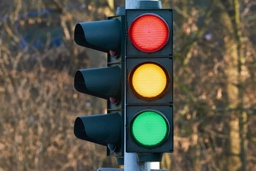
#> input picture svetofor.jpg, 256 x 171 px, shrunk from 1280 x 853 before the run
$ python 'Dbscan yellow.py'
#> lines starting #> are read from the running program, lines starting #| are printed output that depends on the picture
import numpy as np
from sklearn.cluster import DBSCAN
import matplotlib.pyplot as plt
import cv2
import time

start = time.time()
def dbscan_clustering(x_list, y_list, z_list, eps=0.5, min_samples=5):

    # Объединяем все три списка в один массив
    data = np.array(list(zip(x_list, y_list, z_list)))

    # Применяем кластеризацию DBSCAN
    db = DBSCAN(eps=eps, min_samples=min_samples)
    db.fit(data)

    # Возвращаем метки кластеров
    return db.labels_, data

def usingMask(imageHSV, hue_min, hue_max, saturation_min, saturation_max, value_min, value_max):
    huek, satur, valuek = [], [], []
    width, height, _ = imageHSV.shape
    for i in range(width):
        for j in range(height):
            pixel = imageHSV[i, j]
            hue = int(pixel[0])
            saturation = int(pixel[1])
            value = int(pixel[2])
            if (hue in range(hue_min, hue_max)) and (saturation in range(saturation_min, saturation_max)) and (
                    value in range(value_min, value_max)):
                huek.append(hue)
                satur.append(saturation)
                valuek.append(value)
    return huek, satur, valuek

def plot_clusters(x_list, y_list, z_list, labels):

    fig = plt.figure(figsize=(10, 7))
    ax = fig.add_subplot(111, projection='3d')

    # Для каждой метки кластера рисуем точки своим цветом
    scatter = ax.scatter(x_list, y_list, z_list, c=labels, cmap='viridis', s=50)

    ax.set_xlabel('X')
    ax.set_ylabel('Y')
    ax.set_zlabel('Z')
    ax.set_title('3D кластеризация методом DBSCAN')

    # Добавляем легенду для кластеров
    ax.legend(*scatter.legend_elements(), title="Clusters")

    plt.show()

# Чтение изображения и преобразование в HSV
image = cv2.imread("svetofor.jpg")
#> image is the input picture: shape (171, 256, 3); mean B, G, R 71.4, 85.9, 92
imageInHSV = cv2.cvtColor(image, cv2.COLOR_BGR2HSV)
#> imageInHSV: shape (171, 256, 3); mean H, S, V 43.6, 98.1, 103.3

# Визуализируем результаты на графике 3D
fig = plt.figure()
ax = fig.add_subplot(111, projection='3d')
ax.set_xlabel('Hue')
ax.set_ylabel('Saturation')
ax.set_zlabel('Value')

data1, data2, data3 = usingMask(imageInHSV, 8, 26, 93, 255, 83, 255)
#> after the loop in usingMask, `for i in range(width):`: huek = 9670 values, max 25 at index 28, min 8 at index 3131, mean 17.29; satur = 9670 values, max 253 at index 1999, min 93 at index 0, mean 114.1; valuek = 9670 values, max 254 at index 4213, min 83 at index 490, mean 141.2
#> data1 has the same summary as huek in usingMask; data2 has the same summary as satur in usingMask; data3 has the same summary as valuek in usingMask

# Применяем DBSCAN для кластеризации
cluster_labels, data = dbscan_clustering(data1, data2, data3, eps=5, min_samples=250)
#> cluster_labels = 9670 values, max 0 at index 3, min -1 at index 0, mean -0.762

# Отображаем точки с метками кластеров и добавляем количество точек в легенду
for cluster_id in np.unique(cluster_labels):
    if cluster_id != -1:  # Пропускаем точки с меткой -1 (шум)
        points = data[cluster_labels == cluster_id]
        cluster_size = len(points)
        ax.scatter(points[:, 0], points[:, 1], points[:, 2], label=f'Кластер {cluster_id} ({cluster_size} points)')
#> this loop made 2 passes
#> (cluster_id, cluster_size) on pass 2: (0, 2304)
#> cluster_id on pass 1: -1
plt.title("DBSCAN для желтого цвета", fontsize = 25, fontweight = "bold")
plt.legend(fontsize = 20)
end = time.time()
result = end - start
# plt.show()
print(str(result) + " в секундах")
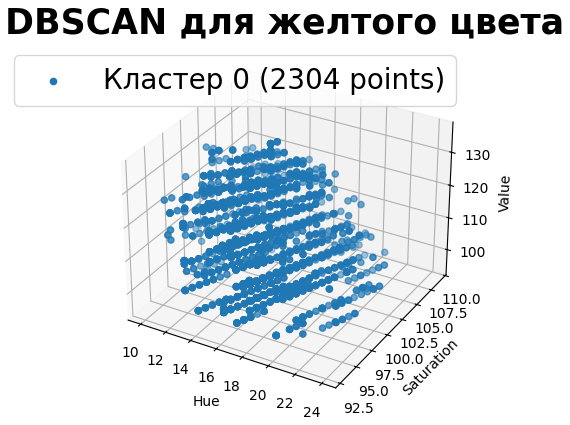
#> figure drawn by matplotlib, 1 panel
